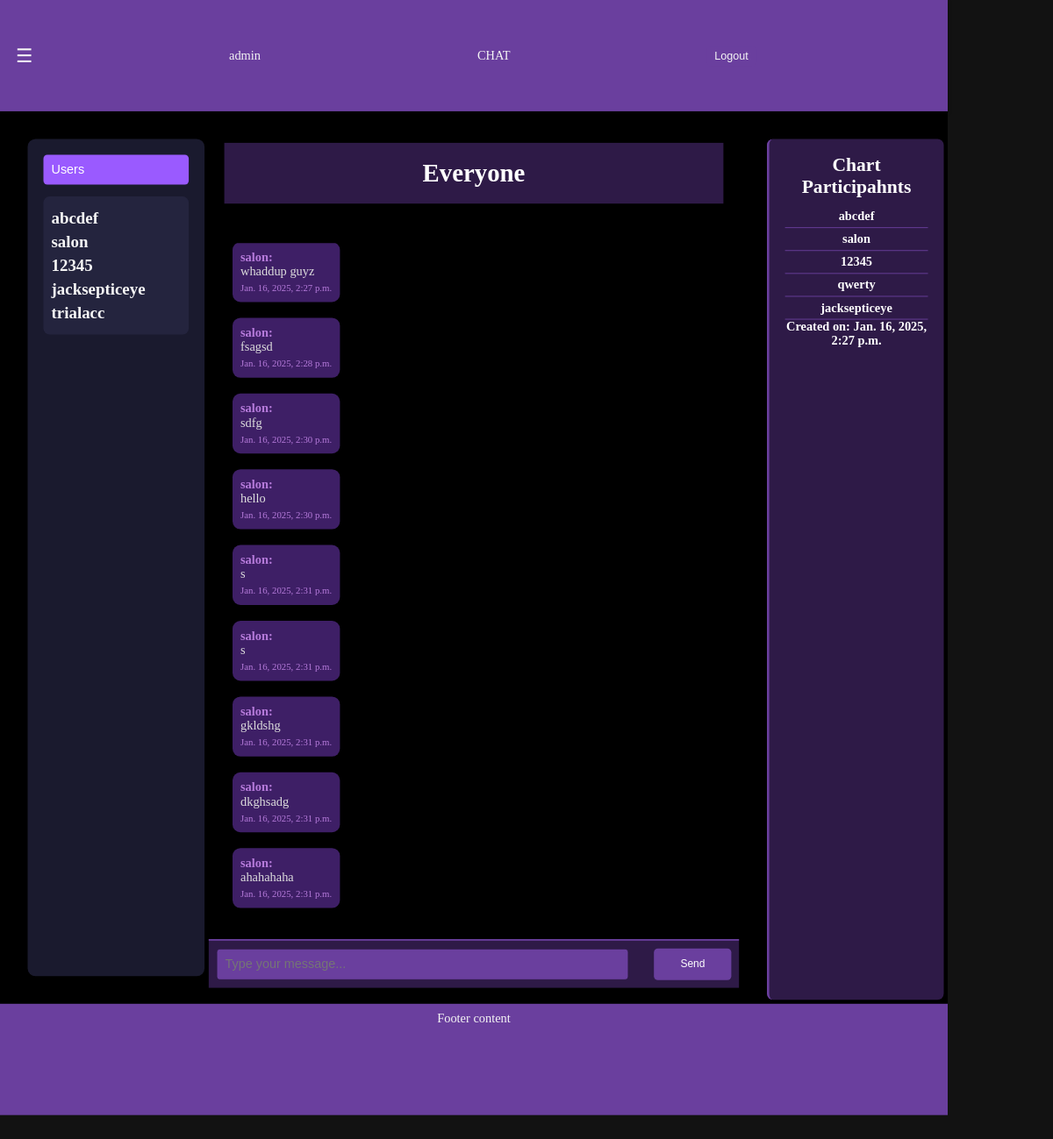
/chat/e235csd0u2nfru4rwag (signed in), run on the app's committed database.
### chat/models.py (models this page shows, shortened)
class Chat(models.Model):
    chatid = models.UUIDField(primary_key=True, default=uuid.uuid4, editable=False)
    participants = models.ManyToManyField(User, related_name="chats")
    created_at = models.DateTimeField(auto_now_add=True)
    chat_type = models.TextField(default='group')
    title = models.TextField(default="__default__")
    slug = models.SlugField(unique=True)

class Message(models.Model):
    sender = models.ForeignKey(User, on_delete=models.CASCADE, related_name="sent_messages")
    chat = models.ForeignKey(Chat, on_delete=models.CASCADE, related_name="messages")
    content = models.TextField()
    timestamp = models.DateTimeField(auto_now_add=True)

### chat/views.py (the view)
# urls.py: path('<slug:slug>',views.chat_page,name="chat_page"),
@login_required(login_url="/users/login")
def chat_page(request,slug):
    chat = Chat.objects.get(slug=slug)
    users = User.objects.exclude(id=request.user.id)
    if request.user not in chat.participants.all():
        return redirect("chat:chat")
    chats = Chat.objects.filter(participants=request.user).filter(chat_type="group")
    messages = Message.objects.filter(chat=chat).order_by('timestamp')
    return render(request,'chat_page.html',{'chat':chat,'users':users,'messages':messages,'chats': chats})

### chat/templates/chat_page.html (shortened to what this page needs)
{% extends 'chat.html' %}
{% load static %}
{% block chat_content %}
<link rel="stylesheet" href="{% static 'css/message.css' %}">
<div class="chat-navbar" id ="chat-navbar" data-chat-slug="{{chat.slug}}" data-username="{{user.username}}">
    <h1>{{ chat.title }}</h1>
</div>
<div class="chat-container">
<div class="messages-container" id="messages-container">
    {% for msg in messages %}
    <div class="{% if msg.sender.username != user.username %}message{% else %}user-message{% endif %}">
        <strong>{{msg.sender.username}}:</strong>
        <p>{{msg.content}}</p>
        <small>{{msg.timestamp}}</small>
    </div>
    {% empty %}
    <p id="empty-msg">No messages in this chat yet.</p>
    {% endfor %}
</div>
<div class="chat-input">
    <input type="text" name="chat-text-input" id="chat-text-input" placeholder="Type your message...">
    <button class="send-chat-btn" id='send-chat-btn'>Send</button>
</div>
</div>
{% endblock %}
{% block right-menu %}
<h2>Chart Participahnts</h2>
<ul>
    {% for user in chat.participants.all %}
    <li>{{ user.username }}</li>
    {% endfor %}
</ul>
<p>Created on: {{ chat.created_at }}</p>
{% endblock %}

### chat/templates/chat.html (shortened to what this page needs)
{% extends 'chat_layout.html' %}
{% block left-menu %}
<button class="toggle-btn users" onClick="toggleSection('users-list')">Users</button>
<article class="sidebar-chat" id="users-list">
    {% for user in users %}
    <a href="{% url 'chat:start_chat' user.id %}">
        <h2>{{user.username}}</h2>
    </a>
    {% endfor %}
</article>
{% endblock %}

### chat/templates/chat_layout.html (shortened to what this page needs)
{% extends 'layout.html' %}
{% load static %}
{% block hamburger_icon %}
☰
{%endblock%}
{% block content %}
<link rel="stylesheet" href="{% static 'css/chat_layout.css' %}">
    <aside class="left-menu" id="left-menu">
        {% block left-menu %}{% endblock %}
    </aside>
    <main>
        {% block chat_content %}
        {% endblock %}
    </main>
    <aside class="right-menu" id="right-menu">
        {% block right-menu %}{% endblock %}
    </aside>
{% endblock %}

### templates/layout.html (shortened to what this page needs)
<!DOCTYPE html>
{% load static %}
<html lang="en">
<head>
    <link rel="stylesheet" href="{% static 'css/style.css' %}">
</head>
<body>
    <nav>
        <button onclick="collapseLeftMenu()">{% block hamburger_icon %}{%endblock%}</button>
        <a href="/admin">admin</a>
        {% if user.is_authenticated %}
        <a href="{% url 'chat:chat' %}">CHAT</a>
        <form class="logout" action="{% url 'users:logout' %}" method='post'>
            <button class="logout-button">Logout</button>
        </form>
        {% else%}
        <a href="{% url 'users:register' %}">register</a>
        <a href="{% url 'users:login' %}">Login</a>
        {% endif %}
    </nav>
    <div class="container">
        {% block content %}{% endblock %}
    </div>
    <footer>Footer content</footer>
</body>
</html>

### static/css/style.css (style rules this page uses)
:root { --navbar-height: 10vh; --footer-height: var(--navbar-height); --sidemenu-width:20vw; --primary-color: #6a3f9e; --secondary-color: #2e1a47; --highlight-color: #b67bdb; --text-color: whitesmoke; --bg-color: #121212; --container-bg-color: black; }
* { margin: 0; padding: 0; box-sizing: border-box; }
body { display: flex; flex-direction: column; height: 100vh; overflow: hidden; background-color: var(--bg-color); color: var(--text-color); }
nav { position:fixed; top:0; display: flex; flex-shrink: 0; justify-content: space-between; align-items: center; width: 100%; height: var(--navbar-height); padding:10px 20px; box-shadow: 0 2px 5px rgba(0,0,0,0.3); z-index: 1000; background-color: var(--primary-color); }
nav button { background:none; color: var(--text-color); border: none; font-size: 24px; cursor:pointer }
nav a { color: var(--text-color); text-decoration: none; font-size: 16px; padding: 8px 16px; margin: 0 10px; border-radius: 5px; }
.logout-button { background-color: var(--primary-color); color: var(--text-color); border: none; padding: 5px 10px; cursor: pointer; font-size: 14px; border-radius: 5px; }
footer { background-color: var(--primary-color); color: var(--text-color); bottom: 0; text-align: center; padding: 10px; width: 100%; height: var(--footer-height); }
main { flex: 1; display: flex; flex-direction: column; height: 100%; padding: 20px; overflow: hidden; position: relative; }
.container { padding: 20px; background-color: var(--container-bg-color); margin-top:var(--navbar-height); flex: 1; display: grid; min-height: calc(100vh - (var(--navbar-height)) - (var(--footer-height))); grid-template-columns: 2fr 6fr 2fr; gap: 20px; overflow:hidden; }
.left-menu, .right-menu { margin:15px; width: var(--sidemenu-width); background-color: var(--secondary-color); padding: 15px; border-radius: 8px; overflow-y: auto; }
a { text-decoration: none; color: var(--text-color) }

### chat/static/css/chat_layout.css (style rules this page uses)
.left-menu, .right-menu { background-color: #1a1a2e; color: white; padding: 20px; width: 100%; border-radius: 10px; }
.sidebar-chat { background: #24243e; padding: 10px; margin: 10px 0; border-radius: 8px; transition: 0.3s; transition: max-height 0.3s ease-out; }
.sidebar-chat a { text-decoration: none; color: white; font-size: 16px; }
.left-menu a { display: block; color: #f5f5f5; font-size: 14px; margin: 5px 0; transition: 0.3s; }
.right-menu { font-size: 16px; text-align: center; background: #24243e; padding: 20px; border-radius: 8px; color: #b782ff; font-weight: bold; }
.toggle-btn { background-color: #9a5aff; color: white; border: none; padding: 10px; width: 80%; text-align: left; font-size: 16px; cursor: pointer; margin-bottom: 5px; border-radius: 5px; transition: 0.3s; }
.toggle-btn.users { width: 100%; }

### chat/static/css/message.css (style rules this page uses)
:root { --sky-purple:#b67bdb; --light-purple:#6a3f9e; --deep-purple:#2e1a47; --incoming-color:#3e1f66; --outgoing-color:#6a3f9e; --chat-navbar-height:5vh; }
.chat-navbar { background-color: var(--deep-purple); color:white; padding:20px; text-align: center; border-bottom: 3px solid var((--light-purple)); }
.chat-container { display: flex; flex-direction: column; flex: 1; padding-top: 50px; padding-bottom: 60px; overflow: hidden; }
.messages-container { flex: 1; padding: 10px; overflow-y: auto; border-radius: 10px; display: flex; max-height: 100%; flex-direction: column; background-color: black; position: relative; }
.message { background-color: var(--incoming-color); color:#ddd; margin:10px 0; padding:10px; border-radius: 10px; align-self: flex-start; }
strong { color:var(--sky-purple); }
small { display: block; margin-top: 5px; font-size: 12px; color:var(--sky-purple); }
.chat-input { position: absolute; bottom: 0; left: 0; right: 0; gap: 10px; display: flex; justify-content: space-between; padding: 10px; background-color: var(--deep-purple); border-top: 2px solid var(--light-purple); }
#chat-text-input { width: 80%; padding: 10px; background-color: var(--outgoing-color); border: 1px solid var(--deep-purple); border-radius: 5px; color:white; font-size: 16px; }
#send-chat-btn { width: 15%; background-color: var(--light-purple); color: white; padding: 10px; border: none; border-radius: 5px; cursor: pointer; }
#right-menu { background-color: #2e1a47; padding: 20px; color: white; border-left: 3px solid #6a3f9e; height: 100%; }
#right-menu h2 { margin-bottom: 10px; }
#right-menu ul { list-style-type: none; }
#right-menu ul li { padding: 5px 0; border-bottom: 1px solid #6a3f9e; }

### data on the page
Chat: title "Everyone", created_at "Jan. 16, 2025, 2:27 p.m."
Message: sender.username "salon", content "whaddup guyz", timestamp "Jan. 16, 2025, 2:27 p.m."
Message: sender.username "salon", content "fsagsd", timestamp "Jan. 16, 2025, 2:28 p.m."
Message: sender.username "salon", content "sdfg", timestamp "Jan. 16, 2025, 2:30 p.m."
Message: sender.username "salon", content "hello", timestamp "Jan. 16, 2025, 2:30 p.m."
Message: sender.username "salon", content "s", timestamp "Jan. 16, 2025, 2:31 p.m."
Message: sender.username "salon", content "s", timestamp "Jan. 16, 2025, 2:31 p.m."
Message: sender.username "salon", content "gkldshg", timestamp "Jan. 16, 2025, 2:31 p.m."
Message: sender.username "salon", content "dkghsadg", timestamp "Jan. 16, 2025, 2:31 p.m."
Message: sender.username "salon", content "ahahahaha", timestamp "Jan. 16, 2025, 2:31 p.m."

### other printed values
{{ user.username }} "abcdef"
{{ user.username }} "salon"
{{ user.username }} "12345"
{{ user.username }} "jacksepticeye"
{{ user.username }} "trialacc"
{{ user.username }} "qwerty"
